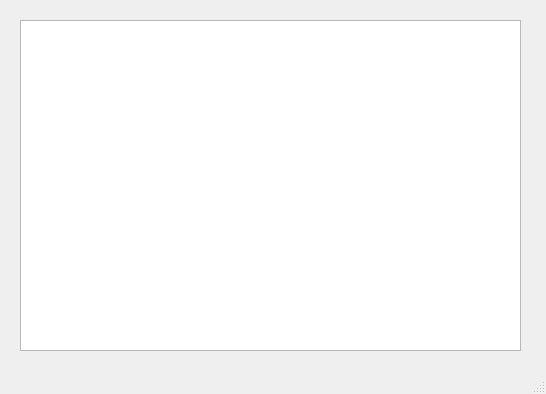
<?xml version="1.0" encoding="UTF-8"?>
<ui version="4.0">
 <class>MainWindow</class>
 <widget class="QMainWindow" name="MainWindow">
  <property name="geometry">
   <rect>
    <x>0</x>
    <y>0</y>
    <width>546</width>
    <height>394</height>
   </rect>
  </property>
  <property name="windowTitle">
   <string>MainWindow</string>
  </property>
  <widget class="QWidget" name="centralwidget">
   <widget class="QPlainTextEdit" name="plainTextEdit">
    <property name="geometry">
     <rect>
      <x>20</x>
      <y>20</y>
      <width>501</width>
      <height>331</height>
     </rect>
    </property>
   </widget>
  </widget>
  <widget class="QMenuBar" name="menubar">
   <property name="geometry">
    <rect>
     <x>0</x>
     <y>0</y>
     <width>546</width>
     <height>20</height>
    </rect>
   </property>
  </widget>
  <widget class="QStatusBar" name="statusbar"/>
 </widget>
 <resources/>
 <connections/>
</ui>
